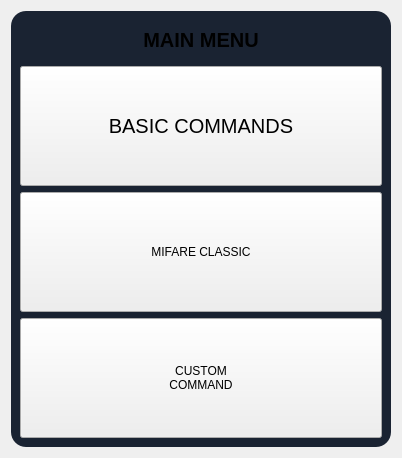
        <widget class="QWidget" name="mainMenuPage">
         <property name="styleSheet">
          <string notr="true">QWidget#mainMenuPage {
margin: 0;
padding: 0px;
}</string>
         </property>
         <layout class="QVBoxLayout" name="verticalLayout_5">
          <item>
           <widget class="QWidget" name="mainMenuContainer" native="true">
            <property name="minimumSize">
             <size>
              <width>380</width>
              <height>0</height>
             </size>
            </property>
            <property name="styleSheet">
             <string notr="true">QWidget#mainMenuContainer {
padding: 20px;
background-color: #1a2332;
border-radius: 15;
}</string>
            </property>
            <layout class="QVBoxLayout" name="verticalLayout_23">
             <item>
              <widget class="QLabel" name="mainMenuLabel">
               <property name="minimumSize">
                <size>
                 <width>0</width>
                 <height>40</height>
                </size>
               </property>
               <property name="maximumSize">
                <size>
                 <width>16777215</width>
                 <height>40</height>
                </size>
               </property>
               <property name="font">
                <font>
                 <pointsize>15</pointsize>
                 <weight>75</weight>
                 <bold>true</bold>
                </font>
               </property>
               <property name="text">
                <string>MAIN MENU</string>
               </property>
               <property name="alignment">
                <set>Qt::AlignCenter</set>
               </property>
              </widget>
             </item>
             <item>
              <widget class="QPushButton" name="basicCommandsButton">
               <property name="sizePolicy">
                <sizepolicy hsizetype="Minimum" vsizetype="Preferred">
                 <horstretch>0</horstretch>
                 <verstretch>0</verstretch>
                </sizepolicy>
               </property>
               <property name="minimumSize">
                <size>
                 <width>200</width>
                 <height>120</height>
                </size>
               </property>
               <property name="maximumSize">
                <size>
                 <width>16777215</width>
                 <height>16777215</height>
                </size>
               </property>
               <property name="font">
                <font>
                 <pointsize>15</pointsize>
                </font>
               </property>
               <property name="styleSheet">
                <string notr="true"/>
               </property>
               <property name="text">
                <string>BASIC COMMANDS</string>
               </property>
              </widget>
             </item>
             <item>
              <widget class="QPushButton" name="mifare1kButton">
               <property name="sizePolicy">
                <sizepolicy hsizetype="Minimum" vsizetype="Preferred">
                 <horstretch>0</horstretch>
                 <verstretch>0</verstretch>
                </sizepolicy>
               </property>
               <property name="minimumSize">
                <size>
                 <width>200</width>
                 <height>120</height>
                </size>
               </property>
               <property name="maximumSize">
                <size>
                 <width>1777777</width>
                 <height>1777777</height>
                </size>
               </property>
               <property name="text">
                <string>MIFARE CLASSIC</string>
               </property>
              </widget>
             </item>
             <item>
              <widget class="QPushButton" name="customCommandButton">
               <property name="sizePolicy">
                <sizepolicy hsizetype="Minimum" vsizetype="Preferred">
                 <horstretch>0</horstretch>
                 <verstretch>0</verstretch>
                </sizepolicy>
               </property>
               <property name="minimumSize">
                <size>
                 <width>200</width>
                 <height>120</height>
                </size>
               </property>
               <property name="maximumSize">
                <size>
                 <width>16777215</width>
                 <height>16777215</height>
                </size>
               </property>
               <property name="text">
                <string>CUSTOM
COMMAND</string>
               </property>
              </widget>
             </item>
            </layout>
           </widget>
          </item>
         </layout>
        </widget>
